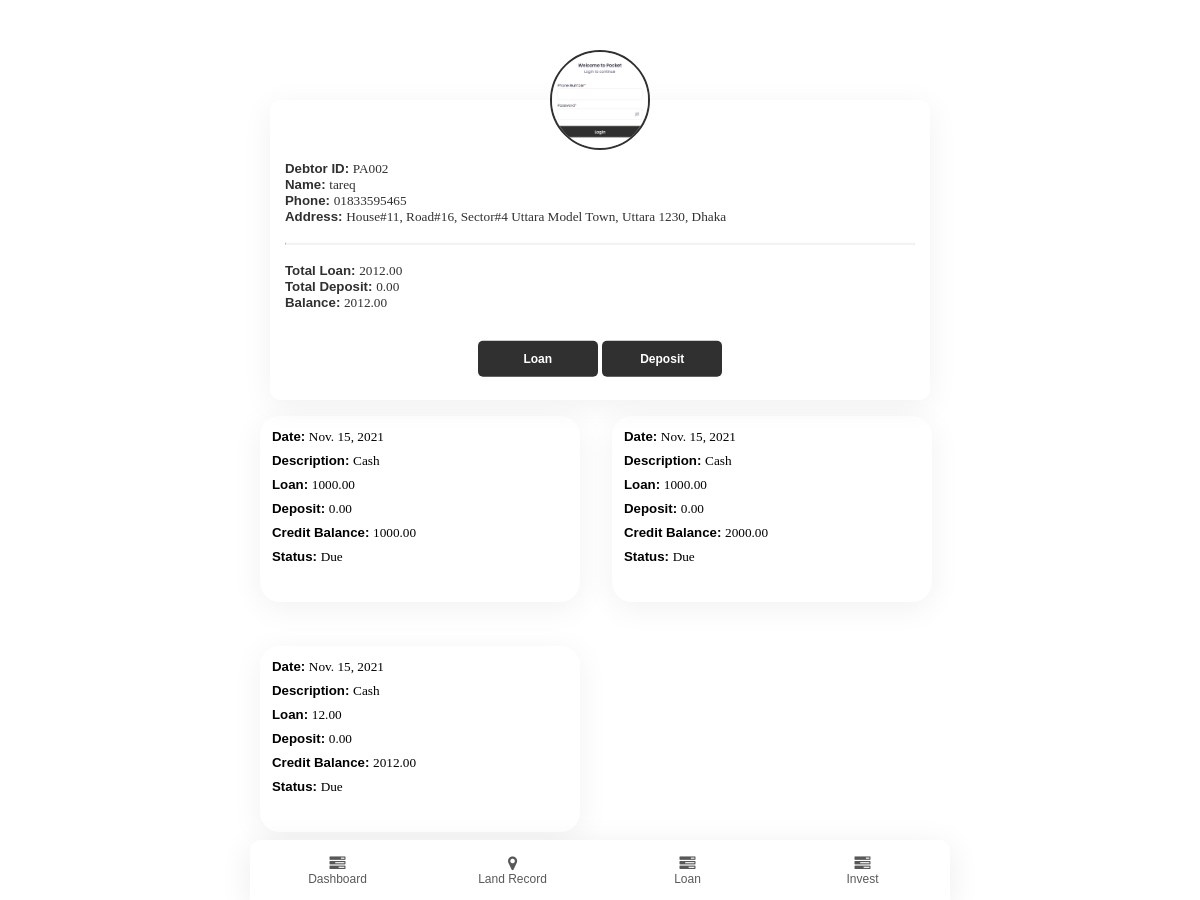
The app's page /debtorprofile/2 (signed in) with its own data.
### app/models.py (models this page shows)
class Debtor(models.Model):
    debtorName = models.CharField(max_length=50)
    phone = models.CharField(max_length=15, blank=True, null= True)
    address = models.TextField(blank=True, null= True)
    img = models.ImageField(default='avatar.png', upload_to='pics')
    lender = models.ForeignKey(User, on_delete=models.SET_NULL, blank=True, null=True)
    totalbalance = models.FloatField(default=0, null=True, blank=True)
    def __str__(self):
        return "PA00" +str(self.id)

class Account(models.Model):
    debtor = models.ForeignKey(Debtor, on_delete=models.SET_NULL, blank=True, null=True)
    description = models.TextField(blank=True, null= True)
    loan = models.FloatField(default=0, null=True, blank=True)
    deposit = models.FloatField(default=0, null=True, blank=True)
    balance = models.FloatField(default=0, null=True, blank=True)
    date = models.DateField( default=datetime.date.today, blank=True, null=True)
    status = models.BooleanField(default=None, null=True, blank=False)

### app/views.py (the view)
# urls.py: path('debtorprofile/<int:id>', views.debtorprofile, name='debtorprofile'),
@login_required(login_url='login')
def debtorprofile(request, id):
    if request.method == 'POST' and request.FILES['img']:
        i = request.FILES['img']
        profile = Debtor.objects.get(id=id)
        profile.img = i
        profile.save()
        return redirect("debtorprofile", id)
    else:
        profile = Debtor.objects.get(id=id)
        accounts = Account.objects.filter(debtor=profile).order_by('date')
        total_loan, total_depost, b = total_count_debtor(accounts)
        return render(request, "app/debtorprofile.html",{
            "profile": profile,
            "accounts": accounts,
            "total_loan": total_loan,
            "total_deposit": total_depost,
            "Due": b,
        })

### app/views.py (called while the page is built)
def total_count_debtor(accounts):
    total_loan = 0
    total_depost = 0
    b = 0
    for account in accounts:
        total_loan = total_loan + account.loan
        total_depost = total_depost + account.deposit
    b = total_loan - total_depost
    return total_loan, total_depost, b

### app/templates/app/debtorprofile.html (shortened to what this page needs)
{% extends "app/layout.html" %}
{% block body %}
<header class="profile" style="text-align: center;">
  <div class="image-upload">
          <label onclick="imagePreview(imgbtn)" id="imgbtn">
              <img src="{{ profile.img.url }}" />
          </label>
  </div>
  <div class="info">
      <h5>Debtor ID: <span class="lightword">{{ profile }}</span></h5>
      <h5>Name: <span class="lightword">{{ profile.debtorName }}</span></h5>
      <h5>Phone: <span class="lightword">{{ profile.phone }}</span></h5>
      <h5>Address: <span class="lightword">{{ profile.address }}</span></h5>
      <br>
      <hr>
      <br>
      <h5>Total Loan: <span class="lightword">{{ total_loan|floatformat:2 }}</span></h5>
      <h5>Total Deposit: <span class="lightword">{{ total_deposit|floatformat:2 }}</span></h5>
      <h5>Balance: <span class="lightword">{{ Due|floatformat:2 }}</span></h5>
      <br>
      <div class="buttondiv">
          <button class="samebuttons" type="button" onclick="ModalFunc(loanbtn)" id="loanbtn">Loan</button>
          <button class="samebuttons" type="button" onclick="ModalFunc(depositbtn)" id="depositbtn">Deposit</button>
      </div>
  </div>
</header>
<div class="list-cards">
  {% for account in accounts %}
  <div class="card list">
      <h5>Date: <span class="lightword">{{ account.date }}</span></h5>
      <h5>Description: <span class="lightword">{{ account.description }}</span></h5>
      <h5>Loan: <span class="lightword">{{ account.loan|floatformat:2 }}</span></h5>
      <h5>Deposit: <span class="lightword">{{ account.deposit|floatformat:2 }}</span></h5>
      <h5>Credit Balance: <span class="lightword">{{ account.balance|floatformat:2 }}</span></h5>
      <h5>Status: <span class="lightword">{% if account.status %} Paid {% else %} Due {% endif %}</span></h5>
  </div>
  {% endfor %}
</div>
{% endblock %}

### app/static/app/css/main.css (style rules this page uses)
* { margin: 0; padding: 0; box-sizing: border-box; font-family: 'Poppins', sans-serif; }
html, body { height: 100%; max-width: 700px; margin: auto; }
header { margin: 50px 20px 0 20px; color: #313030; }
.list-cards, .dashcards { display: flex; flex-flow: row wrap; gap: 12px; margin: 0 auto; padding-bottom: 50px; }
.card { width: 320px; height: 117px; margin: 16px 10px; box-shadow: 0px 6px 32px rgba(0, 0, 0, 0.06); border-radius: 20px; }
.samebuttons, .menuCard button { width: 120px; height: 36px; background: #313030; border-radius: 5px; color: white; border: none; cursor: pointer; font-weight: 600; font-size: 12px; }
.list { padding: 12px; height: 186px; }
.list h5 { margin-bottom: 6px; line-height: 18px; }
.lightword { font-family: Poppins; font-style: normal; font-weight: 500; }
.buttondiv { text-align: center; margin-top: 12px; }
.profile { background: #ffffff; box-shadow: 0px 6px 32px rgba(0, 0, 0, 0.06); border-radius: 10px; margin-top: 100px; height: 300px; }
.profile img { width: 100px; height: 100px; background: url(.jpg), #C4C4C4; border-radius: 50%; object-fit: cover; border: 2px solid #313030; box-sizing: border-box; transform: translatey(-50%); }
.info { transform: translatey(-20%); margin: 0 15px; text-align: left; }
.info hr { border-top: 1px solid #F2F2F2; }

### records on screen
Debtor: img (picture), id "PA002", debtorName "tareq", phone "01833595465", address "House#11, Road#16, Sector#4 Uttara Model Town, Uttara 1230, Dhaka"
Account: date "Nov. 15, 2021", description "Cash", loan "1000.00", deposit "0.00", balance "1000.00", status "Due"
Account: date "Nov. 15, 2021", description "Cash", loan "1000.00", deposit "0.00", balance "2000.00", status "Due"
Account: date "Nov. 15, 2021", description "Cash", loan "12.00", deposit "0.00", balance "2012.00", status "Due"

### other values on screen
{{ total_loan|floatformat:2 }} "2012.00"
{{ total_deposit|floatformat:2 }} "0.00"
{{ Due|floatformat:2 }} "2012.00"
